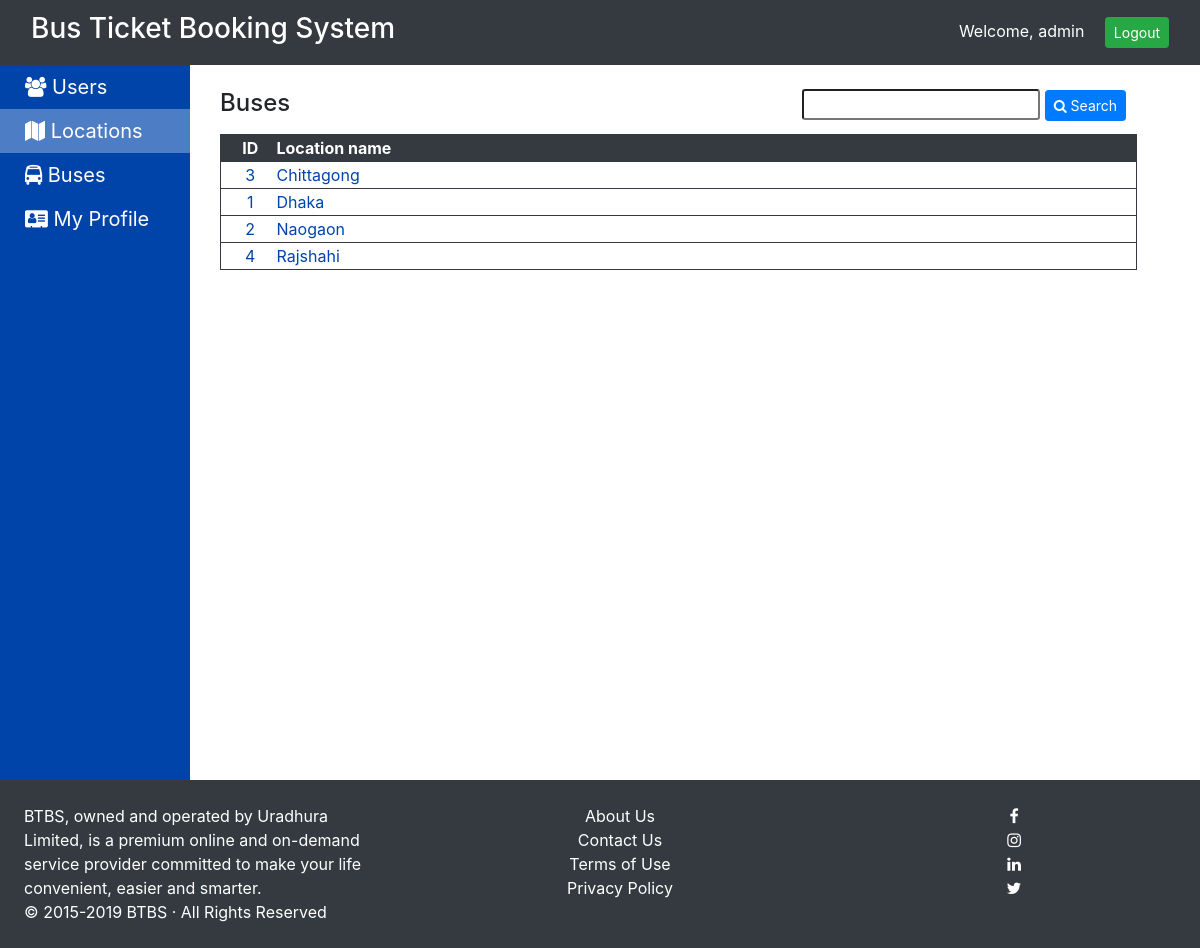
The page /bus-ticket-booking-system/locations.php (signed in) on the database its author committed.
### tables this page shows
CREATE TABLE `locations` (
  `id` int(5) NOT NULL,
  `name` varchar(25) NOT NULL
);

### bus-ticket-booking-system/locations.php (the view, shortened to what this page needs)
<?php
include 'inc/basic_template.php';
?>
<div class="row mb-2">
    <h4 class="col-md-3">Buses</h4>
    <div class="col-md-8 text-right ml-4">
    <form method="post" action="">
    	<input type="text" name="loc" class="form-control-sm" value="<?php echo (isset($_POST['loc'])) ? $_POST['loc'] : ""; ?>">
        <button type="submit" class="btn btn-sm btn-primary"><i class="fa fa-search"></i> Search</button>
    </form>
    </div>
</div>
<table width="95%" class="table-con">
<tr class="head">
    <th width="40px">ID</th>
    <th class="text-left pl-3">Location name</th>
</tr>
<?php
$conn = initDB();
$sql = "select * from locations";
$sql .= " order by name";
$res = $conn->query($sql);
if ($res->num_rows == 0) {
    echo '
    <tr class="row">
        <td colspan="2" class="text-center">No Locations</td>
    </tr>';
}
else {
    while ($row = $res->fetch_assoc()) {
        echo '
        <tr class="content">
            <td>' . $row["id"] . '</td>
            <td class="text-left pl-3">' . $row["name"] . '</td>';
    }
}
?>
</table>
</div>

### bus-ticket-booking-system/css/style.css (style rules this page uses)
body { padding-top: 65px; }
.table-con { width: 95%; }
.table-con .row:first-of-type, .table-con .head { background: #343A40; border: 1px solid #343A40; color: #fff; }
.table-con .content { background: #fff!important; color: #0044aa!important; cursor: pointer; padding: 7px; border-width: 0 1px 1px 1px; border-color: #343A40; border-style: solid; }
.table-con .content td:first-of-type, .table-con .head th:first-of-type { padding-left: 20px; }
.table-con .content td, .table-con .head th { text-align: center; }

### rows shown on the page
locations: id "3", name "Chittagong"
locations: id "1", name "Dhaka"
locations: id "2", name "Naogaon"
locations: id "4", name "Rajshahi"

### other values the page prints
$_SESSION['user']['uname'] "admin"
